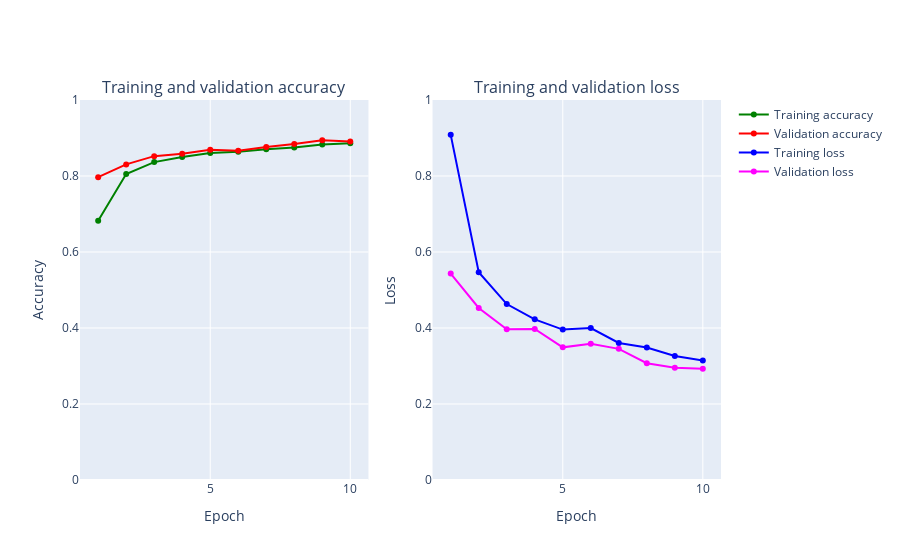

Notebook code for this chart:
### Code cell
plot_accuracy_and_loss(history)

### Figure 1 — Plotly figure (JSON) as saved in the notebook; plotly's stock layout.template omitted (floating-point values rounded to 4 significant figures)
{"data": [{"marker": {"color": "Green"}, "mode": "markers+lines", "name": "Training accuracy", "text": ["1", "2", "3", "4", "5", "6", "7", "8", "9", "10"], "x": [1, 2, 3, 4, 5, 6, 7, 8, 9, 10], "xaxis": "x", "y": [0.682, 0.805, 0.8366, 0.8499, 0.8605, 0.8637, 0.8704, 0.8748, 0.8826, 0.8859], "yaxis": "y", "type": "scatter"}, {"marker": {"color": "Red"}, "mode": "markers+lines", "name": "Validation accuracy", "text": ["1", "2", "3", "4", "5", "6", "7", "8", "9", "10"], "x": [1, 2, 3, 4, 5, 6, 7, 8, 9, 10], "xaxis": "x", "y": [0.797, 0.8305, 0.8522, 0.8586, 0.8693, 0.8662, 0.8766, 0.8841, 0.8943, 0.8911], "yaxis": "y", "type": "scatter"}, {"marker": {"color": "Blue"}, "mode": "markers+lines", "name": "Training loss", "text": ["1", "2", "3", "4", "5", "6", "7", "8", "9", "10"], "x": [1, 2, 3, 4, 5, 6, 7, 8, 9, 10], "xaxis": "x2", "y": [0.9083, 0.5467, 0.4631, 0.4228, 0.3958, 0.3998, 0.3605, 0.3487, 0.3262, 0.3146], "yaxis": "y2", "type": "scatter"}, {"marker": {"color": "Magenta"}, "mode": "markers+lines", "name": "Validation loss", "text": ["1", "2", "3", "4", "5", "6", "7", "8", "9", "10"], "x": [1, 2, 3, 4, 5, 6, 7, 8, 9, 10], "xaxis": "x2", "y": [0.5433, 0.4528, 0.3966, 0.3977, 0.3491, 0.3584, 0.3451, 0.3074, 0.2957, 0.293], "yaxis": "y2", "type": "scatter"}], "layout": {"annotations": [{"font": {"size": 16}, "showarrow": false, "text": "Training and validation accuracy", "x": 0.225, "xanchor": "center", "xref": "paper", "y": 1, "yanchor": "bottom", "yref": "paper"}, {"font": {"size": 16}, "showarrow": false, "text": "Training and validation loss", "x": 0.775, "xanchor": "center", "xref": "paper", "y": 1, "yanchor": "bottom", "yref": "paper"}], "xaxis": {"anchor": "y", "domain": [0, 0.45], "title": {"text": "Epoch"}}, "yaxis": {"anchor": "x", "domain": [0, 1], "range": [0, 1], "title": {"text": "Accuracy"}}, "xaxis2": {"anchor": "y2", "domain": [0.55, 1], "title": {"text": "Epoch"}}, "yaxis2": {"anchor": "x2", "domain": [0, 1], "range": [0, 1], "title": {"text": "Loss"}}}}
